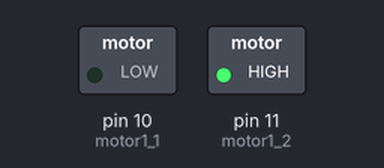
This sketch was run on a simulated Arduino Uno, built with avr-gcc and run on an emulated ATmega328P. On the bench: switched loads named in the sketch (green lamp = pin HIGH).

Above: at 0.1 s.
Timing chart, 0 to 1.6 s (numbered marks = the images above):
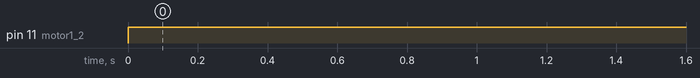

Measured:
- by itself, pin 11 (motor1_2): LOW → HIGH at 0.00 s

The sketch:

DCmotor.ino
```cpp
int motor1_1 =10;               //直流电机接口(IN1)
int motor1_2 =11 ;              //直流电机接口(IN2)
void setup()
{
  pinMode(motor1_1 ,OUTPUT);         // PIN10
  pinMode(motor1_2,OUTPUT);         // PIN 11
}
void run()     // 前进
{
  digitalWrite(motor1_1 ,LOW);  // 右电机前进
  digitalWrite(motor1_2, HIGH);
}
void loop()
{
  run();        //前进
}
```
